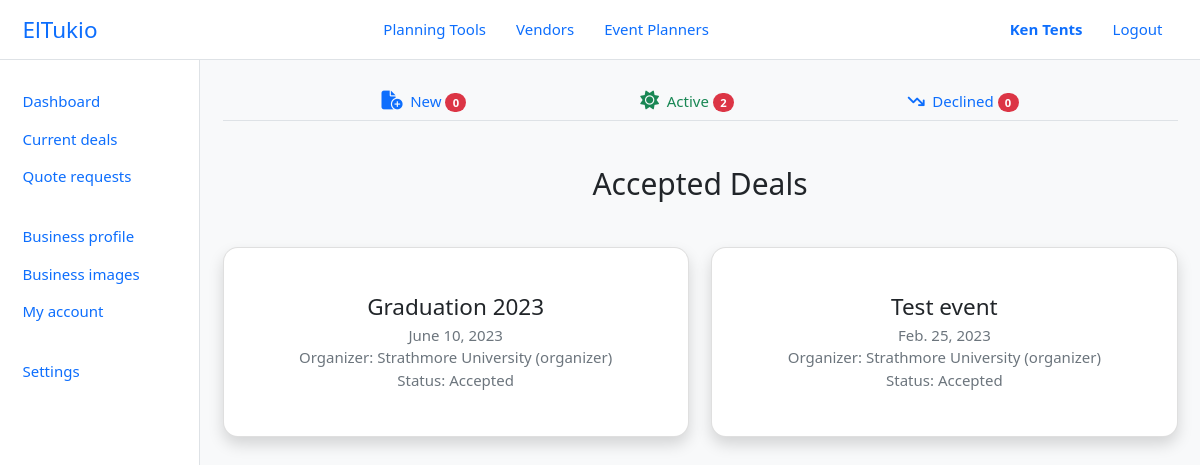
Page /my/deals/ (signed in) on the committed database.
### el_tukio/models.py (models this page shows, shortened)
class User(AbstractUser):
    class UserType(models.IntegerChoices):
        ORGANIZER = 0, _('Organizer')
        PLANNER = 1, _('Planner')
        VENDOR = 3, _('Vendor')
        __empty__ = _('(Unkown)')
    class AccountType(models.IntegerChoices):
        PERSONAL = 1, _('Personal')
        ORGANIZATION = 2, _('Organization')
        __empty__ = _('--------------')
    user_type = models.SmallIntegerField(blank=True, null=True, choices=UserType.choices)
    phone_number = PhoneNumberField(blank=True, null=True, unique=True)
    profile = models.ImageField(default='default.png', upload_to='profile_pics')
    account_type = models.SmallIntegerField(blank=True, null=True, choices=UserType.choices)
    location = models.OneToOneField(Location, blank=True, null=True, on_delete=models.SET_NULL)
    @property
    def is_organizer(self):
        return self.user_type == self.UserType.ORGANIZER
    @property
    def is_planner(self):
        return self.user_type == self.UserType.PLANNER
    @property
    def is_vendor(self):
        return self.user_type == self.UserType.VENDOR
    @property
    def full_name(self):
        return self.get_full_name()
    class Meta:
        ordering = ['last_name', 'first_name']
    def __str__(self):
        return self.full_name

class Vendor(models.Model):
    user = models.OneToOneField(User, on_delete=CASCADE, primary_key=True)
    business_name = models.CharField(max_length=100)
    category = models.ForeignKey(VendorCategory, on_delete=SET_NULL, null=True, blank=True, help_text='Select a category for your business.')
    description = models.TextField(max_length=5000, help_text='Brief description of your business')
    services_offered = models.TextField(max_length=5000, help_text='List the particular services your business offers')
    city = models.CharField(max_length=100, help_text='City in which your business is located')
    location = models.CharField(max_length=200, help_text='EG: Ole Sangale Rd, Madaraka')  # street code
    open_hours = models.CharField(max_length=500, default='24/7', help_text='Business service (working) times')
    up_for_business = models.BooleanField(default=True, help_text='Ready to take business at the moment?')

class Contract(models.Model):
    class Status(models.IntegerChoices):
        PENDING = 0, _('Pending')
        ACCEPTED = 1, _('Accepted')
        DECLINED = 2, _('Declined')
    event = models.ForeignKey(Event, on_delete=CASCADE)
    contractor = models.ForeignKey(User, on_delete=CASCADE, related_name='contractor', help_text='Event Organizer|Planner giving the contract.')
    contractee = models.ForeignKey(User, on_delete=CASCADE, related_name='contractee', help_text='Planner|Vendor receiving the contract')
    contract = models.FileField(help_text='Contract terms of agreement')
    comment = models.CharField(max_length=5000, help_text='Any additional comment on the contract?')
    status = models.SmallIntegerField(choices=Status.choices, default=Status.PENDING)
    date_sent = models.DateTimeField(auto_now_add=True, help_text='Time a contract is sent to the contractee')
    date_signed = models.DateTimeField(help_text='Time the contractee signs the contract', blank=True, null=True)

class Event(models.Model):
    organizer = models.ForeignKey(Organizer, on_delete=CASCADE)
    event_name = models.CharField(max_length=100)
    event_date = models.DateField(help_text='When will this event be held?')
    event_budget = models.FloatField(help_text='What  is the budget for this event?')
    event_location = models.CharField(max_length=100, null=True, blank=True)
    guest_size = models.IntegerField(help_text='Expected number of guests at the event?')
    event_team = models.ManyToManyField(User, related_name='event_team_members')
    chatroom = models.OneToOneField(ChatRoom, on_delete=SET_NULL, blank=True, null=True)

class Organizer(models.Model):
    user = models.OneToOneField(User, on_delete=CASCADE, primary_key=True)
    bookmarks = models.ManyToManyField(User, related_name='organizer_bookmarks')
    def __str__(self):
        return f'{self.user} (organizer)'

### el_tukio/utils/decorators.py (the view)
    def wrapper_func(request, *args, **kwargs):
        if request.user.is_authenticated and (request.user.is_vendor or request.user.is_planner):
            return view_func(request, *args, **kwargs)
        else:
            error_msg = 'Error! You must be a vendor or event planner to access this page!'
            return HttpResponse(error_msg)

### el_tukio/views/main.py (called while the page is built)
@planner_or_vendor_required
def current_deals(request, status='accepted'):
    _status = Contract.Status[status.upper()]
    mydeals = Contract.objects.filter(contractee_id=request.user.id, status=_status)
    context = {'mydeals': mydeals, 'active': status}
    context['pending_count'] = Contract.objects.filter(
        contractee_id=request.user.id, status=Contract.Status.PENDING).count()
    context['accepted_count'] = Contract.objects.filter(
        contractee_id=request.user.id, status=Contract.Status.ACCEPTED).count()
    context['declined_count'] = Contract.objects.filter(
        contractee_id=request.user.id, status=Contract.Status.DECLINED).count()
    return render(request, 'main/current-deals.html', context)

### templates/main/current-deals.html (shortened to what this page needs)
{% extends 'layouts/dashboard.html' %}
{% block content %}
<nav class="nav-secondary d-flex justify-content-evenly border-bottom bg-light mb-5">
    <a href="{% url 'current-deals' status='pending' %}"
        class="nav-link {% if active == 'pending' %}text-success{% endif %}">
        <i class="fs-5 fa-solid fa-file-circle-plus"></i>
        <span class="ms-1">New</span>
        <span class="badge rounded-pill bg-danger">
            {{ pending_count }}
        </span>
    </a>
    <a href="{% url 'current-deals' status='accepted' %}"
        class="nav-link {% if active == 'accepted' %}text-success{% endif %}">
        <i class="fs-5 fa-solid fa-sun"></i>
        <span class="ms-1">Active</span>
        <span class="badge rounded-pill bg-danger">
            {{ accepted_count }}
        </span>
    </a>
    <a href="{% url 'current-deals' status='declined' %}"
        class="nav-link {% if active == 'declined' %}text-success{% endif %}">
        <i class="fa-solid fa-arrow-trend-down"></i>
        <span class="ms-1">Declined</span>
        <span class="badge rounded-pill bg-danger">
            {{ declined_count }}
        </span>
    </a>
</nav>
<h2 class="mb-5 text-capitalize text-center">{{ active }} deals</h2>
<div class="row row-cols-1 row-cols-md-2 g-4 justify-content-center">
    {% for deal in mydeals %}
    <div class="col text-center">
        <div class="card rounded-md shadow">
            <div class="card-body p-5">
                {% if user in deal.event.event_team.all %}
                <a class="text-body" href="{% url 'organizer-event-details' deal.event.id %}">
                {% else %}
                <a class="text-body" href="#">
                {% endif %}
                    <span class="d-block h4 mb-1">{{ deal.event.event_name }}</span>
                    <span class="d-block text-muted">{{ deal.event.event_date }}</span>
                    <span class="d-block text-muted">Organizer: {{ deal.event.organizer }}</span>
                    <span class="d-block text-muted">Status: {{ deal.get_status_display }}</span>
                </a>
            </div>
        </div>
    </div>
    {% empty %}
    <div class="text-danger text-center">No {{ active }} deals!</div>
    {% endfor %}
</div>
{% endblock content %}

### templates/components/header.html (shortened to what this page needs)
<header class="header border-bottom d-flex align-items-center justify-content-between" id="header">
    <a href="{% url 'home' %}" class="logo">ElTukio</a>
    <nav class="nav-main d-flex align-items-center">
        <a href="#" class="nav-link">Planning Tools</a>
        <a href="{% url 'vendors' %}" class="nav-link">Vendors</a>
        <a href="{% url 'planners' %}" class="nav-link">Event Planners</a>
    </nav>
    <nav class="nav-profile d-flex align-items-center">
        {% if user.is_authenticated %}
        {% if user.is_vendor %}
        <a class="nav-link fw-bold" href="{% url 'vendor-dashboard' %}">{{ user.vendor.business_name }}</a>
        {% elif user.is_planner %}
        <a class="nav-link fw-bold" href="{% url 'planner-dashboard' %}">{{ user.full_name }}</a>
        {% elif user.is_organizer %}
        <a class="nav-link fw-bold" href="{% url 'organizer-dashboard' %}">{{ user.full_name }}</a>
        {% endif %}
        <a class="nav-link" href="{% url 'logout' %}">Logout</a>
        {% else %}
        <a class="nav-link" href="{% url 'login' %}">Login</a>
        <a class="nav-link" href="{% url 'register' %}">Register</a>
        {% endif %}
    </nav>
</header>

### static/css/main.css (style rules this page uses)
:root { --tk-dim-header: 60px; --tk-dim-body-spacing-x: 1.5rem; --tk-dim-chat-height: 55px; }
html { font-size: 15px; }
html, body { width: 100%; height: 100%; }
a { text-decoration: none; cursor: pointer; }
.header { height: var(--tk-dim-header); padding-left: var(--tk-dim-body-spacing-x); padding-right: var(--tk-dim-body-spacing-x); }
.logo { font-size: 1.5rem; }
.rounded-md { border-radius: 1rem !important; }

### rows in the picture
User: vendor.business_name "Ken Tents"
Contract: event.event_name "Graduation 2023", event.event_date "June 10, 2023", event.organizer "Strathmore University (organizer)", status "Accepted"
Contract: event.event_name "Test event", event.event_date "Feb. 25, 2023", event.organizer "Strathmore University (organizer)", status "Accepted"

### other values in the picture
{{ pending_count }} "0"
{{ accepted_count }} "2"
{{ declined_count }} "0"
{{ active }} "Accepted"
